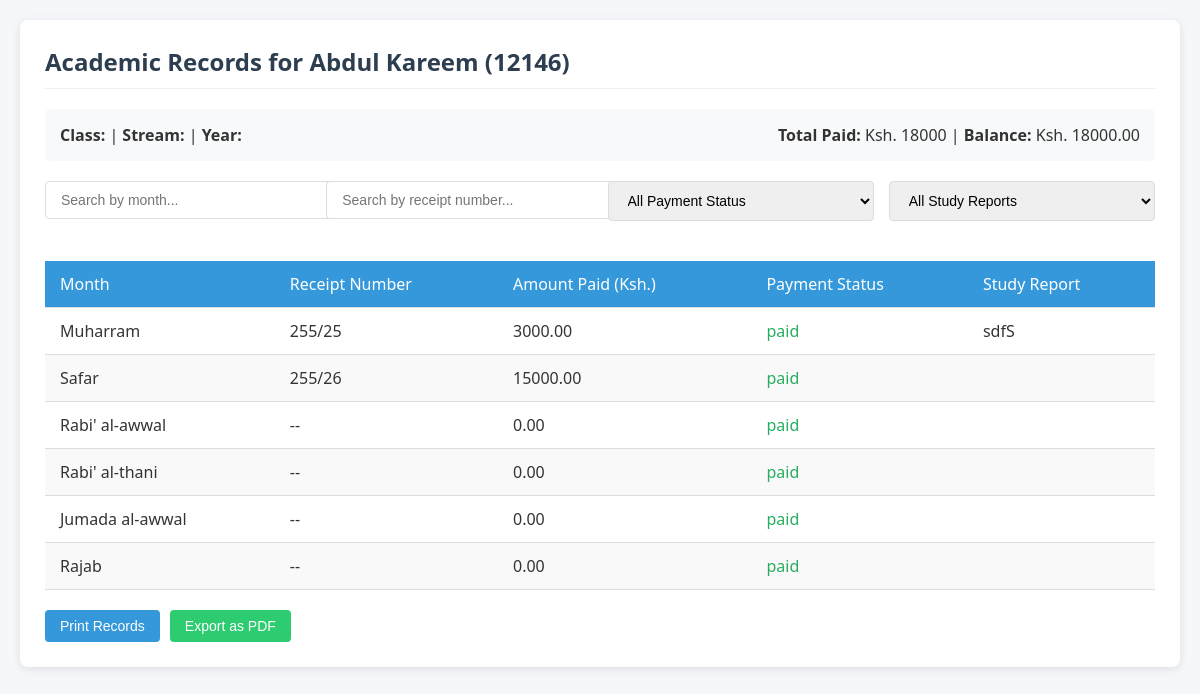
/student_records/12146/, run on the app's committed database.
### kifalat/models.py (models this page shows, shortened)
class Student(models.Model):
    admission_number = models.CharField(max_length=20, primary_key=True)
    name = models.CharField(max_length=255)
    father_name = models.CharField(max_length=255)
    phone = models.CharField(max_length=10)
    address = models.TextField()
    course = models.ForeignKey(Course, on_delete=models.CASCADE)
    class_field = models.ForeignKey(Class, on_delete=models.CASCADE)
    section = models.ForeignKey(Section, on_delete=models.CASCADE)
    kafeel = models.ForeignKey(Kafeel, on_delete=models.CASCADE)
    sponsoring_since = models.DateField(null=True)
    monthly_fees = models.DecimalField(max_digits=10, decimal_places=2, default=0.0)
    total_fees = models.DecimalField(max_digits=10, decimal_places=2, default=0.0)
    STATUS_CHOICES = [
        ('Active', 'Active'),
        ('Deactive', 'Deactive'),
        ('Dropped Out', 'Dropped Out'),
        ('Course Complete', 'Course Complete'),
    ]
    status = models.CharField(max_length=20, choices=STATUS_CHOICES, default='Active')

class Record(models.Model):
    month_CHOICES = [
        ('Muharram', 'Muharram'),
        ('Safar', 'Safar'),
        ('Rabi\' al-awwal', 'Rabi\' al-awwal'),
        ('Rabi\' al-thani', 'Rabi\' al-thani'),
        ('Jumada al-awwal', 'Jumada al-awwal'),
        ('Jumada al-thani', 'Jumada al-thani'),
        ('Rajab', 'Rajab'),
        ('Sha\'ban', 'Sha\'ban'),
        ('Ramadan', 'Ramadan'),
        ('Shawwal', 'Shawwal'),
        ('Dhu al-Qi\'dah', 'Dhu al-Qi\'dah'),
        ('Dhu al-Hijjah', 'Dhu al-Hijjah'),
    ]
    student = models.ForeignKey('Student', on_delete=models.CASCADE)
    month = models.CharField(max_length=20, choices=month_CHOICES)
    receipt_number = models.CharField(max_length=255, blank=True, default='--')
    amount_paid = models.DecimalField(max_digits=10, decimal_places=2, null=True, blank=True, default=0)
    study_report = models.TextField(max_length=255, blank=True, default='')
    paid_date = models.DateField(null=True, blank=True)
    payment_status = models.CharField(max_length=10, choices=[
        ('paid', 'Paid'),
        ('unpaid', 'Unpaid'),
    ], default='unpaid', blank=False)

### kifalat/views.py (the view)
# urls.py: path('student_records/<str:admission_number>/', views.student_record_details, name='student_record_details'),
def student_record_details(request, admission_number):
    student = get_object_or_404(Student, admission_number=admission_number)
    records = Record.objects.filter(student=student)
    month_filter = request.GET.get('month_filter')
    receipt_filter = request.GET.get('receipt_filter')
    payment_status_filter = request.GET.get('payment_status_filter')
    study_report_filter = request.GET.get('study_report_filter')
    if month_filter:
        records = records.filter(month=month_filter)
    if receipt_filter:
        records = records.filter(receipt_number__icontains=receipt_filter)
    if payment_status_filter:
        records = records.filter(payment_status=payment_status_filter)
    if study_report_filter:
        records = records.filter(study_report=study_report_filter)
    total_paid = records.filter(
        Q(payment_status__iexact='paid')
    ).aggregate(total=Sum('amount_paid'))['total'] or Decimal('0.0')
    paid_months = records.filter(Q(payment_status__iexact='paid')).count()
    total_fees = Decimal(str(student.total_fees)) if student.total_fees is not None else Decimal('0.0')
    monthly_fees = Decimal(str(student.monthly_fees)) if student.monthly_fees is not None else Decimal('0.0')
    balance = total_fees - total_paid
    study_reports = Record.objects.filter(
        student=student
    ).exclude(study_report='').values_list('study_report', flat=True).distinct()
    record_month_choices = Record.month_CHOICES
    context = {
        'student': student,
        'records': records,
        'total_paid': total_paid,
        'balance': balance,
        'paid_months': paid_months,
        'total_fees': total_fees,
        'monthly_fees': monthly_fees,
        'study_reports': study_reports,
        'record_month_choices': record_month_choices,
        'month_filter': month_filter,
        'receipt_filter': receipt_filter,
        'payment_status_filter': payment_status_filter,
        'study_report_filter': study_report_filter
    }
    return render(request, 'student_record_details.html', context)

### kifalat/templates/student_record_details.html (shortened to what this page needs)
<!DOCTYPE html>
<html lang="en">
<head>
</head>
<body>
    <div class="container">
        <h2>Academic Records for {{ student.name }} ({{ student.admission_number }})</h2>
        <div class="student-info">
            <div>
                <strong>Class:</strong> {{ student.class }} |
                <strong>Stream:</strong> {{ student.stream }} |
                <strong>Year:</strong> {{ student.year }}
            </div>
            <div>
                <strong>Total Paid:</strong> Ksh. {{ total_paid|default:"0" }} |
                <strong>Balance:</strong> Ksh. {{ balance|default:"0" }}
            </div>
        </div>
        <div class="search-container">
            <div class="search-box">
                <input type="text" id="month-search" placeholder="Search by month...">
            </div>
            <div class="search-box">
                <input type="text" id="receipt-search" placeholder="Search by receipt number...">
            </div>
            <div class="search-box">
                <select id="status-filter">
                    <option value="">All Payment Status</option>
                </select>
            </div>
            <div class="search-box">
                <select id="report-filter">
                    <option value="">All Study Reports</option>
                </select>
            </div>
        </div>
        <div style="overflow-x: auto;">
            <table id="records-table">
                <thead>
                    <tr>
                        <th>Month</th>
                        <th>Receipt Number</th>
                        <th>Amount Paid (Ksh.)</th>
                        <th>Payment Status</th>
                        <th>Study Report</th>
                    </tr>
                </thead>
                <tbody>
                    {% for record in records %}
                    <tr>
                        <td>{{ record.month }}</td>
                        <td>{{ record.receipt_number }}</td>
                        <td>{{ record.amount_paid }}</td>
                        <td class="status-{{ record.payment_status|lower }}">{{ record.payment_status }}</td>
                        <td class="report-{{ record.study_report|lower }}">{{ record.study_report }}</td>
                    </tr>
                    {% empty %}
                    <tr>
                        <td colspan="6" class="no-records">No records found for this student.</td>
                    </tr>
                    {% endfor %}
                </tbody>
            </table>
        </div>
        <div class="action-buttons">
            <button class="btn btn-primary" onclick="window.print()">Print Records</button>
            <button class="btn btn-export">Export as PDF</button>
        </div>
    </div>
</body>
</html>

### kifalat/templates/student_record_details.html (style rules this page uses)
body { font-family: 'Segoe UI', Tahoma, Geneva, Verdana, sans-serif; margin: 0; padding: 20px; background-color: #f5f7fa; color: #333; }
.container { max-width: 1200px; margin: 0 auto; background: white; padding: 25px; border-radius: 8px; box-shadow: 0 2px 10px rgba(0, 0, 0, 0.1); }
h2 { color: #2c3e50; margin-top: 0; padding-bottom: 10px; border-bottom: 1px solid #eee; }
.student-info { background: #f8f9fa; padding: 15px; border-radius: 5px; margin-bottom: 20px; display: flex; justify-content: space-between; align-items: center; flex-wrap: wrap; }
.search-container { display: flex; gap: 15px; margin-bottom: 20px; flex-wrap: wrap; }
.search-box { flex: 1; min-width: 200px; position: relative; }
.search-box input, .search-box select { width: 100%; padding: 10px 15px; border: 1px solid #ddd; border-radius: 4px; font-size: 14px; }
table { width: 100%; border-collapse: collapse; margin-top: 20px; }
th, td { padding: 12px 15px; text-align: left; border-bottom: 1px solid #ddd; }
th { background-color: #3498db; color: white; font-weight: 500; position: sticky; top: 0; }
tr:nth-child(even) { background-color: #f9f9f9; }
.status-paid { color: #27ae60; font-weight: 500; }
.action-buttons { margin-top: 20px; display: flex; gap: 10px; }
.btn { padding: 8px 15px; border: none; border-radius: 4px; cursor: pointer; font-size: 14px; transition: background-color 0.3s; }
.btn-primary { background-color: #3498db; color: white; }
.btn-export { background-color: #2ecc71; color: white; }

### data on the page
Student: name "Abdul Kareem", admission_number "12146"
Record: month "Muharram", receipt_number "255/25", amount_paid "3000.00", payment_status "paid", study_report "sdfS"
Record: month "Safar", receipt_number "255/26", amount_paid "15000.00", payment_status "paid"
Record: month "Rabi' al-awwal", receipt_number "--", amount_paid "0.00", payment_status "paid"
Record: month "Rabi' al-thani", receipt_number "--", amount_paid "0.00", payment_status "paid"
Record: month "Jumada al-awwal", receipt_number "--", amount_paid "0.00", payment_status "paid"
Record: month "Rajab", receipt_number "--", amount_paid "0.00", payment_status "paid"

### other printed values
{{ total_paid|default:"0" }} "18000"
{{ balance|default:"0" }} "18000.00"
